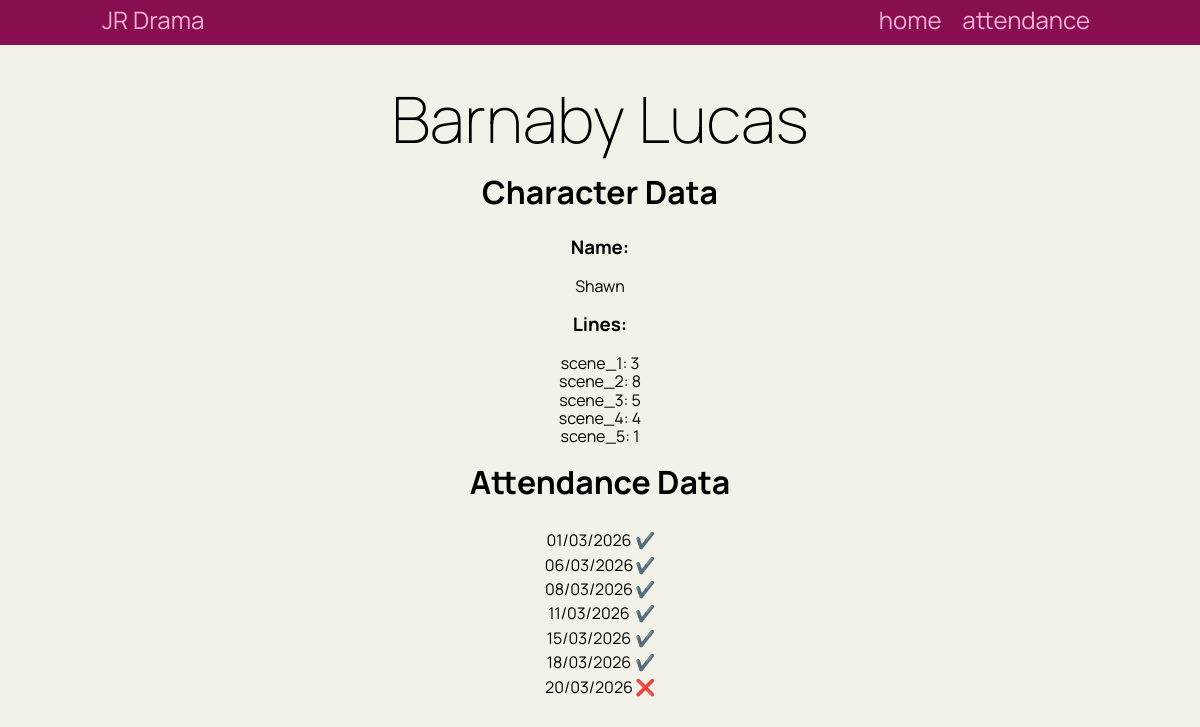
/data/160, run on the app's committed database.
### tables this page shows
CREATE TABLE people (
    id INTEGER PRIMARY KEY AUTOINCREMENT,
    fname TEXT NOT NULL,
    lname TEXT NOT NULL,
    role TEXT NOT NULL
);

CREATE TABLE attendance(
    itemID TEXT NOT NULL PRIMARY KEY,
    date INTEGER NOT NULL,
    present boolean NOT NULL,
    PersonID INTEGER NOT NULL REFERENCES people(id)
    );

### flask_app.py (the view)
@app.route('/data/<id>')
def data_name(id):
    cur, con = connect_db(DB)
    cur.execute("SELECT * FROM people WHERE id = ?;", (id,))
    person_data = cur.fetchall()[0]
    cur.execute("SELECT * FROM attendance WHERE personID = ?;", (id,))
    attendance_data = cur.fetchall()
    con.close()
    line_counts = {}
    for scene, counts in lines.items():
        if person_data[3] in counts:
            line_counts[scene] = counts[person_data[3]]
    return render_template("data.html", data=[person_data, attendance_data, line_counts])

### flask_app.py (called while the page is built)
def connect_db(db_file):
    try:
        connection = sqlite3.connect(db_file)
        cursor = connection.cursor()
        print("CONN")
        return cursor, connection
    except Error as e:
        print(e)
        return none

### templates/data.html
{% extends 'base.html' %}
{% block main %}
<br><br><h1>{{data[0][1]}} {{data[0][2]}}</h1><br>
<h2>Character Data</h2><br>
<h3 style="text-align:center;">Name:</h3><br>
<p style="text-align:center;">{{data[0][3]}}</p>
<br><h3 style="text-align:center;">Lines:</h3><br>
{% for scene, lines in data[2].items() %}
<p style="text-align:center;">{{scene}}: {{lines}}</p>
{% endfor %}
<br><h2>Attendance Data</h2><br>
<table class="tablecentre">
{% for day in data[1] %}
            <tr>
                <td>
                    {% set astring = day[1]|string%}
        <p style="line-height: 1.4;text-align:center;">{{astring[1:3]}}/{{astring[3:5]}}/{{astring[5:]}}</p>
                </td>
                <td>
                    <p style="line-height: 1.4;">
                        {% if day[2] == 1 %}✔️{% else %}❌{% endif %}
                    </p>
                </td>
            </tr>
            {% endfor %}</table>
{% endblock %}

### static/drama.css (style rules this page uses)
* { font-family: 'Manrope', sans-serif; padding: 0; margin: 0; box-sizing: border-box; }
body { background-color: #f2f2e8; }
td { text-align: left; }
.tablecentre { margin-left: auto; margin-right: auto; }
h1 { text-align: center; font-weight: 200; font-size: 4rem; margin: 0; }
h2 { font-size: 2rem; text-align: center; margin: 0 0 0.5rem 0; }

### data on the page
people: fname "Barnaby", lname "Lucas", role "Shawn"
attendance: astring "01", astring "03", astring "2026"
attendance: astring "06", astring "03", astring "2026"
attendance: astring "08", astring "03", astring "2026"
attendance: astring "11", astring "03", astring "2026"
attendance: astring "15", astring "03", astring "2026"
attendance: astring "18", astring "03", astring "2026"
attendance: astring "20", astring "03", astring "2026"

### other printed values
{{ scene }} "scene_1" "scene_2" "scene_3" "scene_4" "scene_5"
{{ lines }} "3" "8" "5" "4" "1"
